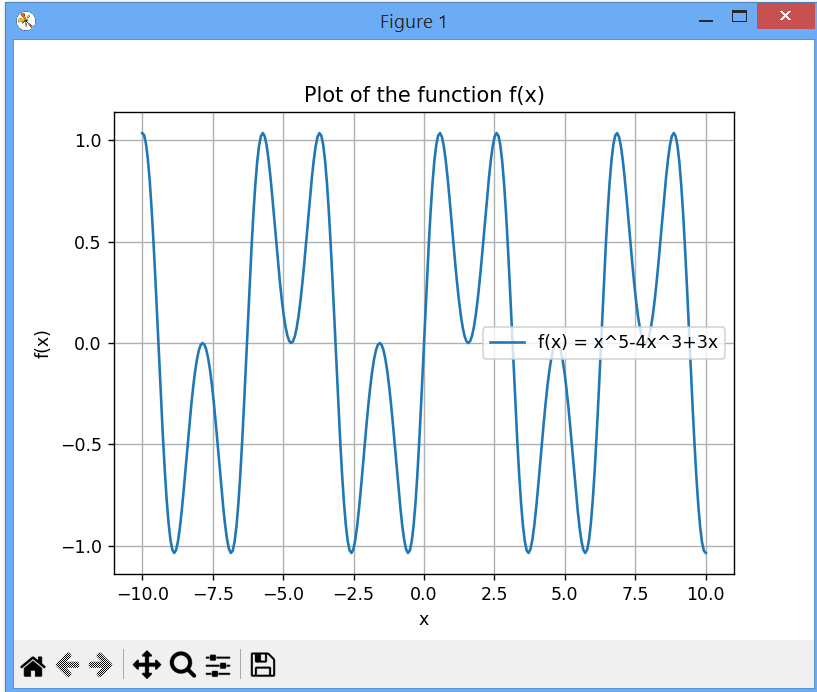

Recreate this plot in Python.
#Plot
import numpy as np
from numpy import sin
import matplotlib.pyplot as plt
# Define your function here
def f(x):
  return sin(x)**5-4*sin(x)**3+3*sin(x)  # Example: f(x)=x^5-4x^3+3x
# Define your interval [a, b]
a = -10  # Start of the interval
b = 10  # End of the interval
# Generate an array of x values from a to b
x_values = np.linspace(a, b, 300)  # 100 points between a and b
# Calculate the y values based on the function f(x)
y_values = f(x_values)
# Plot the function
plt.plot(x_values, y_values, label='f(x) = x^5-4x^3+3x')
plt.xlabel('x')
plt.ylabel('f(x)')
plt.title('Plot of the function f(x)')
plt.legend()
plt.grid(True)
plt.show()
